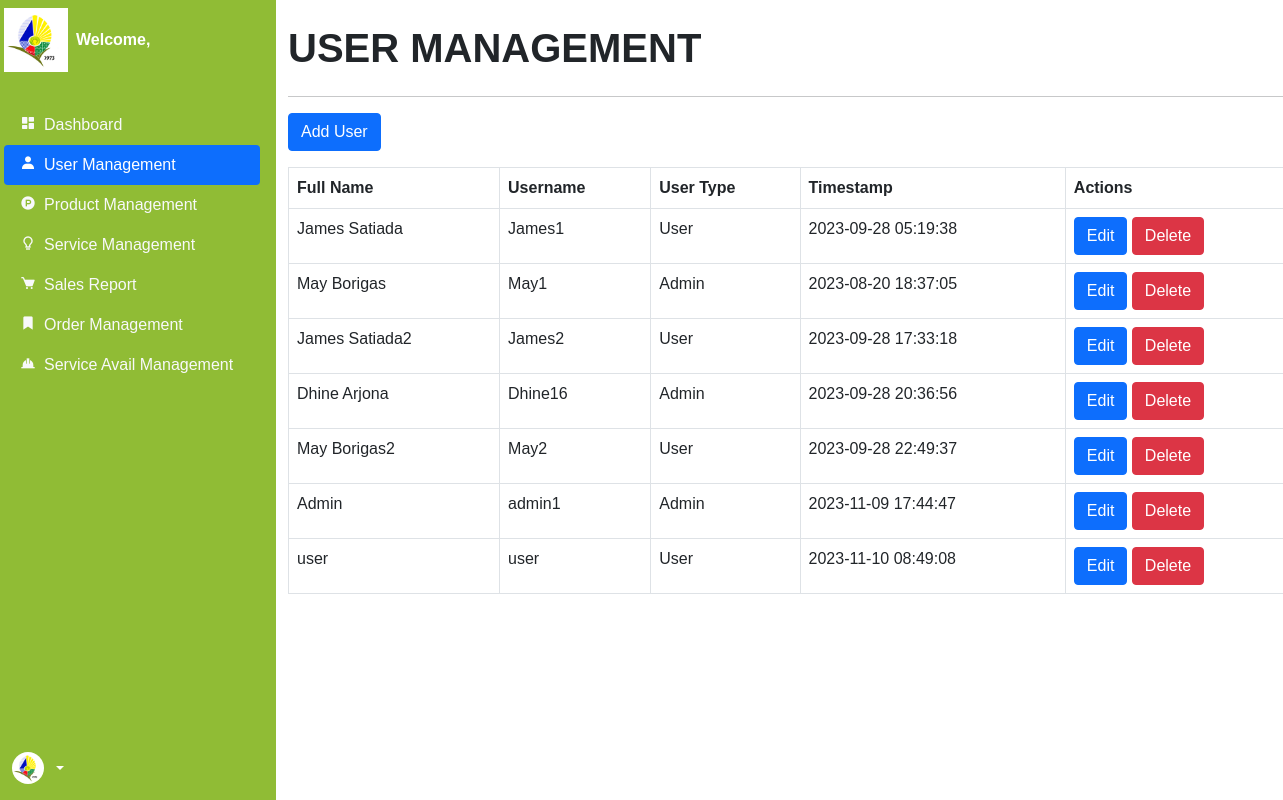
The page /backend/user.php on the database its author committed.
### tables this page shows
CREATE TABLE `account` (
  `id` int(11) NOT NULL,
  `fullname` varchar(255) NOT NULL,
  `email` varchar(255) NOT NULL,
  `contact` varchar(255) NOT NULL,
  `address` varchar(255) NOT NULL,
  `location` varchar(255) NOT NULL,
  `username` varchar(255) NOT NULL,
  `password` varchar(255) NOT NULL,
  `timestamp` datetime NOT NULL DEFAULT current_timestamp() ON UPDATE current_timestamp(),
  `usertype` varchar(255) NOT NULL
);

### backend/user.php (the view, shortened to what this page needs)
<?php
    include '../components/backend_header.php';
?>
<body>
    <div class="container-fluid">
    <div class="row flex-nowrap">
            <div class="col-12 col-xl-2 navside">
                <div class="d-flex flex-column align-items-center align-items-sm-start px-3 pt-2 text-white min-vh-100 bg">
                    <div class="d-flex">
                        <img src="../img/logo.png" class="logo me-2" alt="pos">
                        <a href="index.php"
                            class="d-flex align-items-center mb-md-0 me-md-auto text-white text-decoration-none">
                            <span class="fw-bold"><?php echo "Welcome, ", $_SESSION['username']; ?></span>
                        </a>
                    </div>
                    <ul class="nav nav-pills flex-column mb-auto w-100">
                        <li class="nav-item">
                            <a href="dashboard.php"  class="nav-link link-light">
                                <i class="bx bxs-dashboard me-2"></i>Dashboard
                            </a>
                        </li>
                        <li class="nav-item">
                            <a href="user.php" class="nav-link active" aria-current="page">
                                <i class='bx bxs-user me-2'></i>User Management
                            </a>
                        </li>
                        <li class="nav-item">
                            <a href="product.php" class="nav-link link-light">
                                <i class="bx bxl-product-hunt me-2"></i>Product Management
                            </a>
                        </li>
                        <li class="nav-item">
                            <a href="service.php" class="nav-link link-light">
                                <i class="bx bx-bulb me-2"></i>Service Management
                            </a>
                        </li>
                        <li class="nav-item">
                            <a href="sales.php" class="nav-link link-light">
                                <i class="bx bxs-cart me-2"></i>Sales Report
                            </a>
                        </li>
                        <li class="nav-item">
                            <a href="order.php" class="nav-link link-light">
                                <i class='bx bxs-bookmark me-2'></i>Order Management
                            </a>
                        </li>
                        <li class="nav-item">
                            <a href="service_avail.php" class="nav-link link-light">
                                <i class='bx bxs-hard-hat me-2'></i>Service Avail Management
                            </a>
                        </li>
                    </ul>
                    <div class="dropdown drop">
                        <a href="#"
                            class="d-flex align-items-center text-white text-decoration-none dropdown-toggle ms-2"
                            id="dropdownUser2" data-bs-toggle="dropdown" aria-expanded="false">
                            <img src="../img/logo.png" alt="pos" width="32" height="32" class="rounded-circle me-2">
                        </a>
                    </div>
                </div>
            </div>
            <?php
                function fetchData($conn, $table) {
                    $query = "SELECT * FROM $table";
                    $result = $conn->query($query);
                    $data = array();
                    while ($row = $result->fetch_assoc()) {
                        $data[] = $row;
                    }
                    return $data;
                }
                $userData = fetchData($conn, 'account');
            ?>
            <div class="col-12 col-xl-10">
                <div class="col mt-4">
                    <h1 class="mb-4 text-uppercase fw-bolder">User Management</h1>
                    <hr>
                    <button type="button" class="btn btn-primary mb-3" data-bs-toggle="modal"
                        data-bs-target="#addUserModal">
                        Add User
                    </button>
                    <div class="row">
                        <div class="col">
                            <div class="table-responsive">
                                <table class="table table-bordered">
                                    <thead>
                                        <tr>
                                            <th>Full Name</th>
                                            <th>Username</th>
                                            <th>User Type</th>
                                            <th>Timestamp</th>
                                            <th>Actions</th>
                                        </tr>
                                    </thead>
                                    <tbody>
                                        <?php foreach ($userData as $user) { ?>
                                        <tr>
                                            <td><?php echo $user['fullname']; ?></td>
                                            <td><?php echo $user['username']; ?></td>
                                            <td><?php echo $user['usertype']; ?></td>
                                            <td><?php echo $user['timestamp']; ?></td>
                                            <td>
                                                <button type="button" class="btn btn-primary" data-bs-toggle="modal"
                                                    data-bs-target="#editUserModal<?php echo $user['id']; ?>">
                                                    Edit
                                                </button>
                                                <a href="user_delete.php?id=<?php echo $user['id']; ?>"
                                                    class="btn btn-danger">Delete</a>
                                            </td>
                                        </tr>
                                        <?php } ?>
                                    </tbody>
                                </table>
                            </div>
                        </div>
                    </div>
                </div>
            </div>
        </div>
    </div>
</body>
</html>

### backend/css/dashboard.css (style rules this page uses)
* { margin: 0; padding: 0; box-sizing: border-box; font-family: "Poppins", sans-serif; }
html { width: 100%; margin: 0; background-color: var(--background); }
:root { --text: #000000; --background: #f5f5f5; --primary: #90BC35; --secondary: #FFF78C; --accent: #183D8B; --white: #FFFFFF; }
.container-fluid { padding: 0; }
.container-fluid .row { margin-right: 1rem; }
.container-fluid .bg { background-color: var(--primary); }
.container-fluid .logo { width: 4rem; }
.container-fluid .col-xl-2 { width: 18rem; padding: 0; }
.container-fluid .dropdown { margin-bottom: 1rem; }

### rows shown on the page
account: fullname "James Satiada", username "James1", usertype "User", timestamp "2023-09-28 05:19:38"
account: fullname "May Borigas", username "May1", usertype "Admin", timestamp "2023-08-20 18:37:05"
account: fullname "James Satiada2", username "James2", usertype "User", timestamp "2023-09-28 17:33:18"
account: fullname "Dhine Arjona", username "Dhine16", usertype "Admin", timestamp "2023-09-28 20:36:56"
account: fullname "May Borigas2", username "May2", usertype "User", timestamp "2023-09-28 22:49:37"
account: fullname "Admin", username "admin1", usertype "Admin", timestamp "2023-11-09 17:44:47"
account: fullname "user", username "user", usertype "User", timestamp "2023-11-10 08:49:08"
